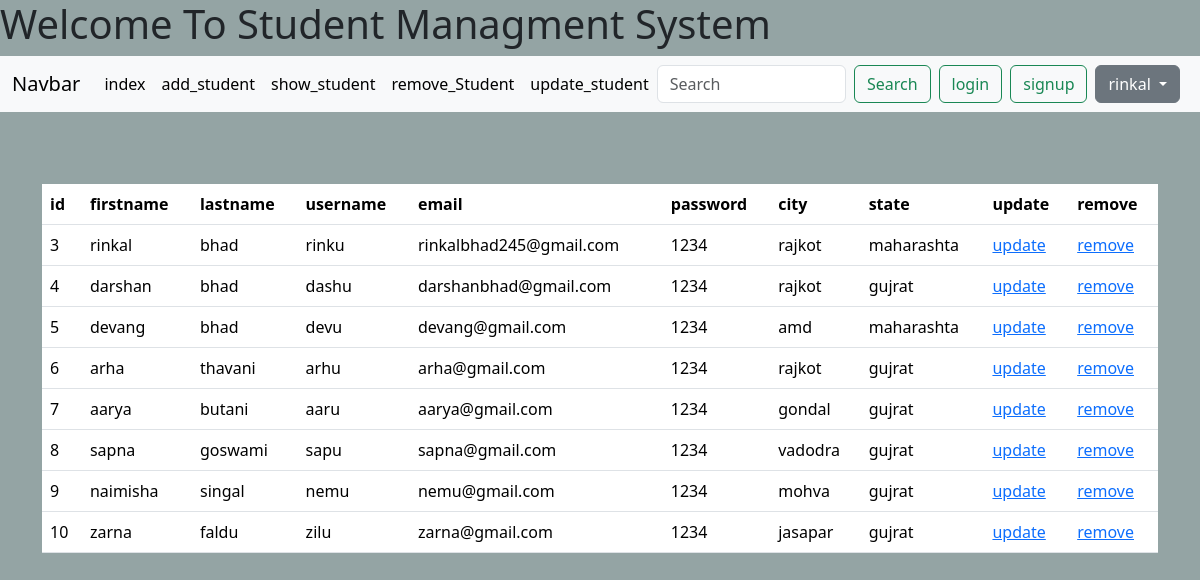
/show_student/ (signed in), run on the app's committed database.
### myapp/models.py (models this page shows)
class student(models.Model):
    firstname=models.CharField(max_length=40)
    lastname=models.CharField(max_length=40)
    username=models.CharField(max_length=40)
    email=models.EmailField(max_length=40)
    password=models.CharField(max_length=30)
    city=models.CharField(max_length=40)
    state=models.CharField(max_length=40)

### myapp/views.py (the view)
# urls.py: path('show_student/',views.show_student, name='show_student'),
def show_student(request):
    user=request.session.get('user')
    stu=student.objects.all()
    return render(request,'show_student.html',{'user':user,'stu':stu})

### myapp/templates/show_student.html (shortened to what this page needs)
<!DOCTYPE html>
<html lang="en">
<head>
    <link href="https://cdn.jsdelivr.net/npm/bootstrap@5.3.2/dist/css/bootstrap.min.css" rel="stylesheet"
>
</head>
<body style="background-color: rgb(148, 164, 164);">
    <h1>Welcome To Student Managment System </h1>
    <nav class="navbar navbar-expand-lg bg-body-tertiary">
        <div class="container-fluid">
            <a class="navbar-brand" href="#">Navbar</a>
            <div class="collapse navbar-collapse" id="navbarSupportedContent">
                <ul class="navbar-nav me-auto mb-2 mb-lg-0">
                    <li class="nav-item">
                        <a class="nav-link active" aria-current="page" href="/">index</a>
                    </li>
                    <li class="nav-item">
                        <a class="nav-link active" aria-current="page" href="/add_student">add_student</a>
                    </li>
                    <li class="nav-item">
                        <a class="nav-link active" aria-current="page" href="/show_student">show_student</a>
                    </li>
                    <li class="nav-item">
                        <a class="nav-link active" aria-current="page" href="/remove_student">remove_Student</a>
                    </li>
                    <li class="nav-item">
                        <a class="nav-link active" aria-current="page" href="/update_student">update_student</a>
                    </li>
                </ul>
                <form class="d-flex" role="search">
                    <input class="form-control me-2" type="search" placeholder="Search" aria-label="Search">
                    <button class="btn btn-outline-success" type="submit">Search</button>
                    <button class="btn btn-outline-success mx-2" type="button" data-bs-toggle="modal"
                        data-bs-target="#loginmodal">login</button>
                    <button class="btn btn-outline-success" type="button" data-bs-toggle="modal"
                        data-bs-target="#signupmodal">signup</button>
                    <div class="dropdown">
                        <a class="btn btn-secondary dropdown-toggle mx-2" href="#" role="button" data-bs-toggle="dropdown"
                            aria-expanded="false">
                            {{user}}
                        </a>
                    </div>
                </form>
            </div>
        </div>
    </nav>  <br> <br> <br>
   <div class="container">
    <table class="table">
        <thead>
          <tr>
            <th scope="col">id</th>
            <th scope="col">firstname</th>
            <th scope="col">lastname</th>
            <th scope="col">username</th>
            <th scope="col">email</th>
            <th scope="col">password</th>
            <th scope="col">city</th>
            <th scope="col">state</th>
            <th scope="col">update</th>
            <th scope="col">remove</th>
          </tr>
        </thead>
        {% for i in stu %}
        <tbody>
          <tr>
            <td>{{i.id}}</td>
            <td>{{i.firstname}}</td>
            <td>{{i.lastname}}</td>
            <td>{{i.username}}</td>
            <td>{{i.email}}</td>
            <td>{{i.password}}</td>
            <td>{{i.city}}</td>
            <td>{{i.state}}</td>
            <td><a href="/update_student/{{i.id}}">update</a></td>
            <td><a href="/remove_student/{{i.id}}">remove</a></td>
          </tr>
        </tbody>
        {% endfor %}
      </table>
    </div>
    </body>
    </html>

### data on the page
student: firstname "rinkal", id "3", lastname "bhad", username "rinku", email "rinkalbhad245@gmail.com", password "1234", city "rajkot", state "maharashta"
student: id "4", firstname "darshan", lastname "bhad", username "dashu", email "darshanbhad@gmail.com", password "1234", city "rajkot", state "gujrat"
student: id "5", firstname "devang", lastname "bhad", username "devu", email "devang@gmail.com", password "1234", city "amd", state "maharashta"
student: id "6", firstname "arha", lastname "thavani", username "arhu", email "arha@gmail.com", password "1234", city "rajkot", state "gujrat"
student: id "7", firstname "aarya", lastname "butani", username "aaru", email "aarya@gmail.com", password "1234", city "gondal", state "gujrat"
student: id "8", firstname "sapna", lastname "goswami", username "sapu", email "sapna@gmail.com", password "1234", city "vadodra", state "gujrat"
student: id "9", firstname "naimisha", lastname "singal", username "nemu", email "nemu@gmail.com", password "1234", city "mohva", state "gujrat"
student: id "10", firstname "zarna", lastname "faldu", username "zilu", email "zarna@gmail.com", password "1234", city "jasapar", state "gujrat"
